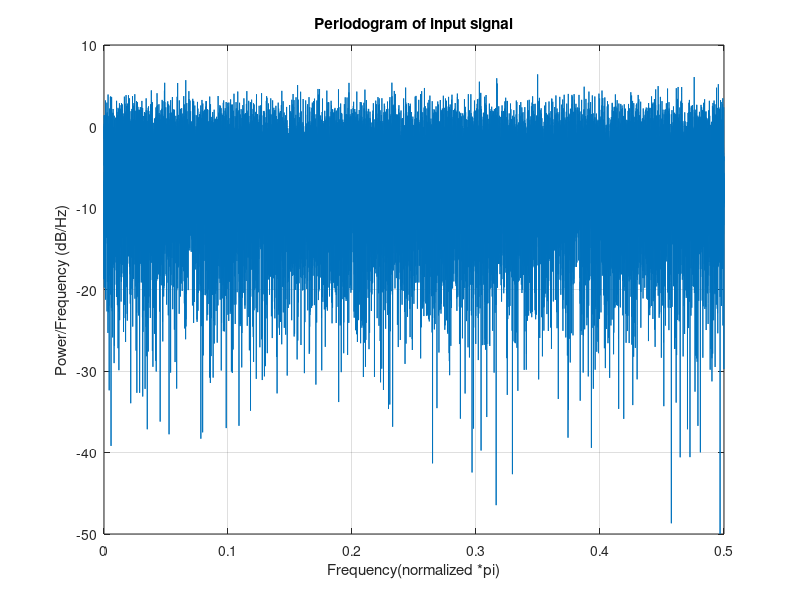

Source code (MATLAB): (Note: this script raises an error after producing the figure.)
time = 5;
N=8000*time; %  @ 8kHz sampling rate
power =1;
noise = wgn(N,1,power);
Fs = 8000;
periodogram(noise)
grid on
title('Periodogram of input signal')
xlabel('Frequency(normalized *pi)')
ylabel('Power/Frequency (dB/Hz)')

%FIR target with not a larger length
%Multiband filter designed by equiripple FIR.

order = 98;

%freq vector
f = [0, 0.28, 0.3, 0.48, 0.5, 0.69, 0.7, 0.8 ,0.81, 1];

%mag vector of mag. values for the respective frequencies.
a = [0, 0, 1, 1, 0, 0, 1, 1, 0, 0];

%weight vector for the weight of corresponding ripples in the frequency
%bands. Assume its the same ripple everywhere here
w = [1,1,1,1,1];

b =firpm(order,f,a,w);
'coeffs'
transpose(b)


%fir filter


%feeding input signal to Target filter and getting output d(n)

x1 = transpose(noise); % assuming a white noise input
%d is the desired output
d1 = filter(b,1,x1);

zer1 = zeros(1,order);
x1 = [zer1, x1];

%'A check'

%for k = 1:length(d) 
    
   % c= k+order; %index for x
   % d(k)-(flip(x(c-order:c)))*transpose(b)
%end

% found to be approximately same.

%NLMS algorithm

[wi A] = nlms(x1, d1, order);

%now we have the estimated weights



%estimate
b_est = wi
h = fvtool(b_est,1,b,1);
h1 = fvtool(b_est,1,b,1);
legend (h,'estimate', 'original');
legend (h1,'estimate', 'original');
h1.Analysis='phase'

%plotting wi progress
t1 = linspace(0,time,length(A)) ;
figure;
plot(t1,A)
grid
title('progress of weight matrix')
xlabel('time')
ylabel('inner product of weight matrix')

%similarly we can test it out for other kinds of design methods, like the
%hamming window based multiband fir filter, or a kaiser window based low pass 


%hamming window designed multiband filter of same order

order2 = 98;
low = 0.4;
bnd = [0.6, 0.9];
b2 = fir1(order2,[low,bnd]);

x2 = transpose(noise); % assuming a white noise input

d2 = filter(b2,1,x2);
%d is the desired output

zer2 = zeros(1,order2);
x2 = [zer2, x2];

[wi2 A2] = nlms(x2, d2, order2);

%estimate

b_est2 = wi2
h2 = fvtool(b_est2,1,b2,1);
h3 = fvtool(b_est2,1,b2,1);

legend (h2,'estimate', 'original');
legend (h3,'estimate', 'original');
h2.Analysis='Magnitude'

h3.Analysis='phase'
title('Phase via Hamming window')


%kaiser
%making a low pass filter of order 108 via kaiser window
fcuts = [1000 1500];
mags = [1 0];
devs = [0.05 0.01];
%3*Fs is done to get a filter order of 108, we anyway deal with normalized
%frequencies in the digital domain.
[n,Wn,beta,ftype] = kaiserord(fcuts,mags,devs,3*Fs);
hh = fir1(n,Wn,ftype,kaiser(n+1,beta),'noscale');
order3 = n;
b3 = hh;
%feeding input signal to Target filter and getting output d(n)

x3= transpose(noise); % assuming a white noise input

d3 = filter(b3,1,x3);
%d is the desired output

zer3 = zeros(1,order3);
x3 = [zer3, x3];

[wi3 A3] = nlms(x3, d3, order3);

%now we have the estimated weights

%estimate
b_est3 = wi3
h4 = fvtool(b_est3,1,b3,1);
h5 = fvtool(b_est3,1,b3,1);
legend (h4,'estimate', 'original');
legend (h5,'estimate', 'original');
h4.Analysis='Magnitude'
h5.Analysis='phase'
title('Phase via Kaiser window method')



%NLMS algorithm
function [w_out,A_out] = nlms(x,d,order)

size(x)
size(d)
wi = (zeros(order+1,1));  %weight vector initially zero
size(wi)
mew=0.01;            %step size
eps = 0.0001;        % epsilon chosen as a small positive parameter
%ei = 1;
A=[];
for i= 1 :length(d)
    di = d(i); %at time i
    c = i+order; %index for x
    ui = flip(x(c-order:c)); % extracting inputs of size = filter order +1
    
    ei = di - ui*wi; %error 
    wi = wi + (mew/(eps + ui*ui'))* ui'* ei; %estimating weights
    ei;
    A= [A wi'*wi];
end
w_out = wi;
A_out = A;
end
